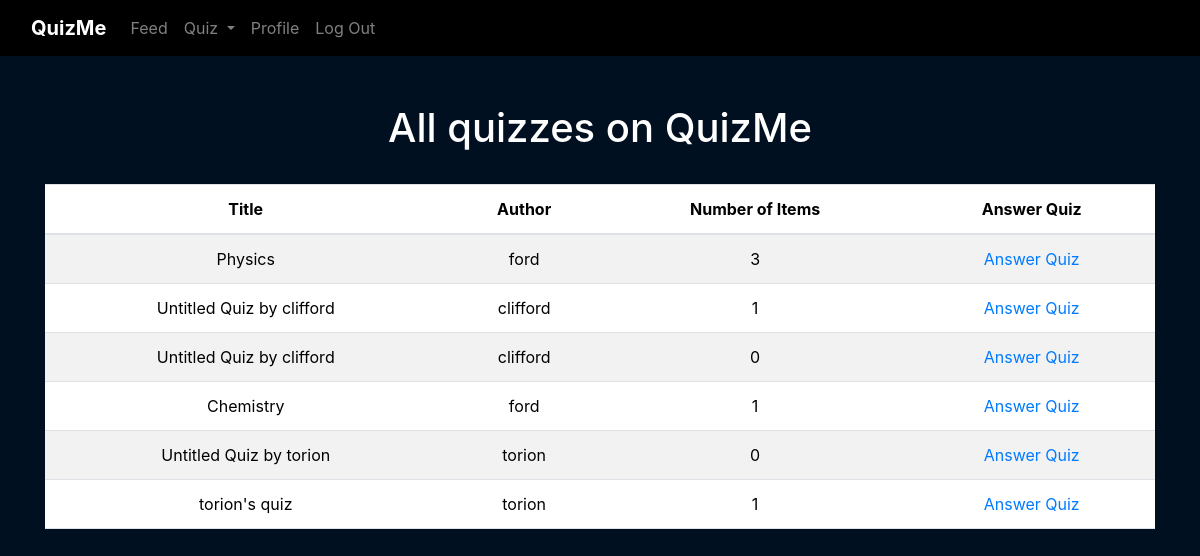
Page /quiz/all_quizzes (signed in) on the earlier database version.
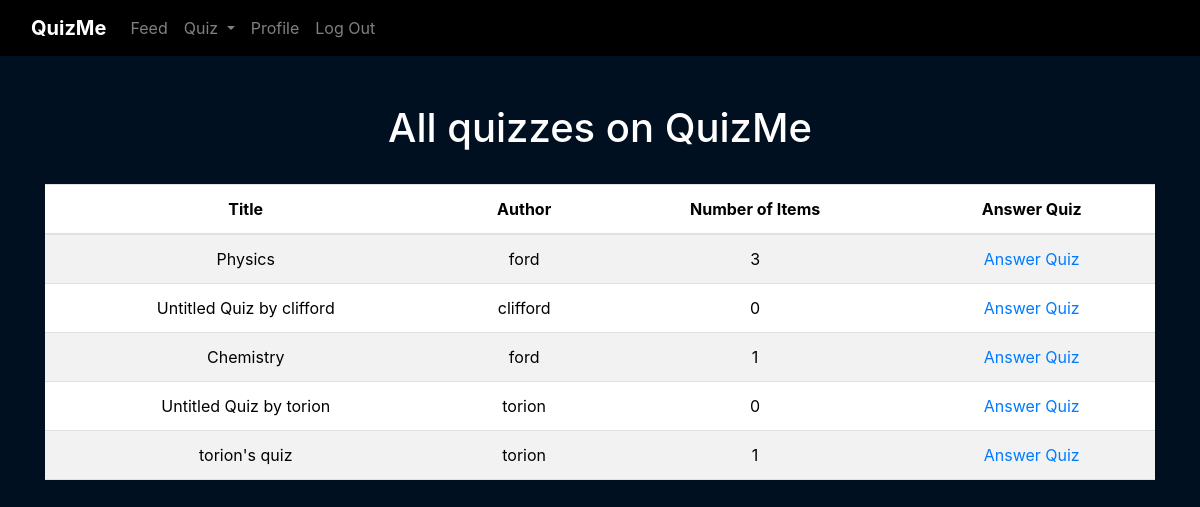
Same page on the later database version.
### web_app/models.py (models this page shows)
class Quiz(db.Model):
    __tablename__ = 'quizzes'
    id = db.Column(db.Integer, primary_key=True)
    title = db.Column(db.String(30), nullable=False)
    instructions = db.Column(db.String(1000))
    total_items = db.Column(db.Integer)
    user_id = db.Column(db.Integer, db.ForeignKey('users.id'))
    items = db.relationship('Item', cascade="all, delete-orphan", backref="quiz")

class User(db.Model, UserMixin):
    __tablename__ = 'users'
    id = db.Column(db.Integer, primary_key=True)
    username = db.Column(db.String(50), nullable=False, unique=True)
    password = db.Column(db.String(500), nullable=False)
    quizzes = db.relationship('Quiz', cascade="all, delete-orphan", backref="user")

### web_app/blueprints/quiz/routes.py (the view)
@quiz.route('/all_quizzes')
@login_required
def all_quizzes():
    quizzes = Quiz.query.all()
    return render_template('quiz/all_quizzes.html', quizzes=quizzes)

### web_app/blueprints/quiz/templates/quiz/all_quizzes.html (shortened to what this page needs)
{% extends "base.html" %}
{% block content %}
    <h1>All quizzes on QuizMe</h1>
    <br>
        <table class="table table-striped">
            <thead>
                <tr>
                <th>Title</th>
                <th>Author</th>
                <th>Number of Items</th>
                <th>Answer Quiz</th>
                </tr>
            </thead>
            <tbody>
                {% for quiz in quizzes %}
                <tr>
                    <td>{{ quiz.title }}</td>
                    <td>{{ quiz.user.username }}</td>
                    <td>{{ quiz.total_items }}</td>
                    <td>
                        <a href="{{ url_for('quiz.answer_quiz', quiz_id=quiz.id, quiz_title=quiz.title) }}">Answer Quiz</a>
                    </td>
                </tr>
                {% endfor %}
            </tbody>
        </table>
{% endblock %}

Differences in the rows shown:
removed Quiz: title "Untitled Quiz by clifford", user.username "clifford", total_items "1"
